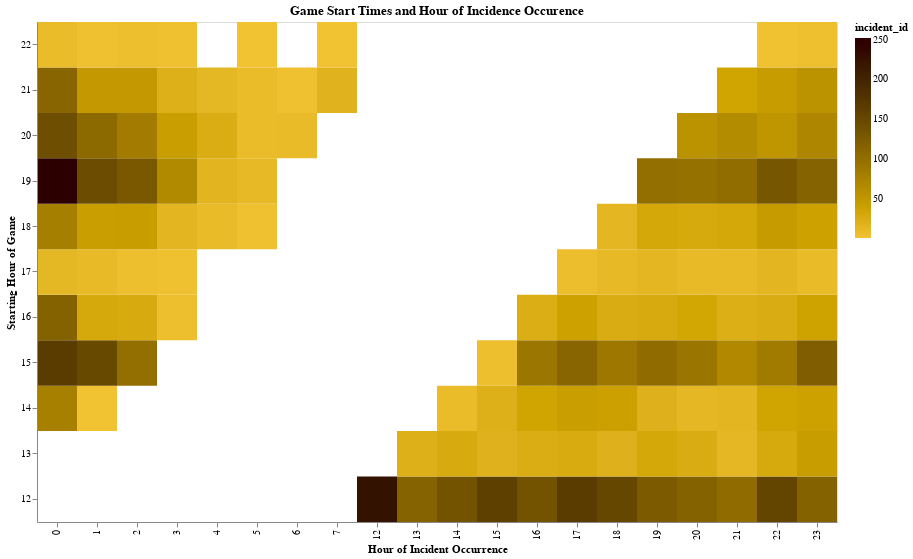

Write notebook code for a chart like this one.
### Markdown cell above
## Time Evaluation

### Code cell
df['hour_start'] = df['start'].dt.hour
df_grp = df.groupby(['hour_start','incident_hour'])[['incident_id']].agg('count').reset_index()
test = alt.Chart(df_grp[df_grp['hour_start']>0]).mark_rect().encode(
    x=alt.X('incident_hour:O', title="Hour of Incident Occurrence"),
    y=alt.Y('hour_start:O', sort=[x for x in range(23,12, -1)],
           title='Starting Hour of Game'),
    color=alt.Color('incident_id:Q',
                    scale=alt.Scale(range=['#f1c232','#000000'])
                   )
)

test.properties(width=800,height=500, title="Game Start Times and Hour of Incidence Occurence")

### Figure 1 — Vega-Lite specification as saved in the notebook (floating-point values rounded to 4 significant figures)
{"config": {"view": {"continuousWidth": 400, "continuousHeight": 300}}, "data": {"name": "data-c72e0f2d0774bb1391f0a37feb0c076d"}, "mark": "rect", "encoding": {"color": {"type": "quantitative", "field": "incident_id", "scale": {"range": ["#f1c232", "#000000"]}}, "x": {"type": "ordinal", "field": "incident_hour", "title": "Hour of Incident Occurrence"}, "y": {"type": "ordinal", "field": "hour_start", "sort": [23, 22, 21, 20, 19, 18, 17, 16, 15, 14, 13], "title": "Starting Hour of Game"}}, "height": 500, "title": "Game Start Times and Hour of Incidence Occurence", "width": 800, "$schema": "https://vega.github.io/schema/vega-lite/v4.8.1.json", "datasets": {"data-c72e0f2d0774bb1391f0a37feb0c076d": [{"hour_start": 12, "incident_hour": 12.0, "incident_id": 226}, {"hour_start": 12, "incident_hour": 13.0, "incident_id": 115}, {"hour_start": 12, "incident_hour": 14.0, "incident_id": 135}, {"hour_start": 12, "incident_hour": 15.0, "incident_id": 161}, {"hour_start": 12, "incident_hour": 16.0, "incident_id": 135}, {"hour_start": 12, "incident_hour": 17.0, "incident_id": 167}, {"hour_start": 12, "incident_hour": 18.0, "incident_id": 151}, {"hour_start": 12, "incident_hour": 19.0, "incident_id": 125}, {"hour_start": 12, "incident_hour": 20.0, "incident_id": 116}, {"hour_start": 12, "incident_hour": 21.0, "incident_id": 103}, {"hour_start": 12, "incident_hour": 22.0, "incident_id": 154}, {"hour_start": 12, "incident_hour": 23.0, "incident_id": 116}, {"hour_start": 13, "incident_hour": 13.0, "incident_id": 22}, {"hour_start": 13, "incident_hour": 14.0, "incident_id": 28}, {"hour_start": 13, "incident_hour": 15.0, "incident_id": 19}, {"hour_start": 13, "incident_hour": 16.0, "incident_id": 25}, {"hour_start": 13, "incident_hour": 17.0, "incident_id": 27}, {"hour_start": 13, "incident_hour": 18.0, "incident_id": 20}, {"hour_start": 13, "incident_hour": 19.0, "incident_id": 31}, {"hour_start": 13, "incident_hour": 20.0, "incident_id": 26}, {"hour_start": 13, "incident_hour": 21.0, "incident_id": 13}, {"hour_start": 13, "incident_hour": 22.0, "incident_id": 29}, {"hour_start": 13, "incident_hour": 23.0, "incident_id": 43}, {"hour_start": 14, "incident_hour": 0.0, "incident_id": 78}, {"hour_start": 14, "incident_hour": 1.0, "incident_id": 1}, {"hour_start": 14, "incident_hour": 14.0, "incident_id": 8}, {"hour_start": 14, "incident_hour": 15.0, "incident_id": 22}, {"hour_start": 14, "incident_hour": 16.0, "incident_id": 34}, {"hour_start": 14, "incident_hour": 17.0, "incident_id": 42}, {"hour_start": 14, "incident_hour": 18.0, "incident_id": 40}, {"hour_start": 14, "incident_hour": 19.0, "incident_id": 20}, {"hour_start": 14, "incident_hour": 20.0, "incident_id": 13}, {"hour_start": 14, "incident_hour": 21.0, "incident_id": 16}, {"hour_start": 14, "incident_hour": 22.0, "incident_id": 34}, {"hour_start": 14, "incident_hour": 23.0, "incident_id": 38}, {"hour_start": 15, "incident_hour": 0.0, "incident_id": 166}, {"hour_start": 15, "incident_hour": 1.0, "incident_id": 149}, {"hour_start": 15, "incident_hour": 2.0, "incident_id": 100}, {"hour_start": 15, "incident_hour": 15.0, "incident_id": 5}, {"hour_start": 15, "incident_hour": 16.0, "incident_id": 91}, {"hour_start": 15, "incident_hour": 17.0, "incident_id": 112}, {"hour_start": 15, "incident_hour": 18.0, "incident_id": 89}, {"hour_start": 15, "incident_hour": 19.0, "incident_id": 103}, {"hour_start": 15, "incident_hour": 20.0, "incident_id": 92}, {"hour_start": 15, "incident_hour": 21.0, "incident_id": 68}, {"hour_start": 15, "incident_hour": 22.0, "incident_id": 85}, {"hour_start": 15, "incident_hour": 23.0, "incident_id": 121}, {"hour_start": 16, "incident_hour": 0.0, "incident_id": 116}, {"hour_start": 16, "incident_hour": 1.0, "incident_id": 30}, {"hour_start": 16, "incident_hour": 2.0, "incident_id": 28}, {"hour_start": 16, "incident_hour": 3.0, "incident_id": 5}, {"hour_start": 16, "incident_hour": 16.0, "incident_id": 24}, {"hour_start": 16, "incident_hour": 17.0, "incident_id": 39}, {"hour_start": 16, "incident_hour": 18.0, "incident_id": 26}, {"hour_start": 16, "incident_hour": 19.0, "incident_id": 28}, {"hour_start": 16, "incident_hour": 20.0, "incident_id": 33}, {"hour_start": 16, "incident_hour": 21.0, "incident_id": 23}, {"hour_start": 16, "incident_hour": 22.0, "incident_id": 26}, {"hour_start": 16, "incident_hour": 23.0, "incident_id": 37}, {"hour_start": 17, "incident_hour": 0.0, "incident_id": 14}, {"hour_start": 17, "incident_hour": 1.0, "incident_id": 10}, {"hour_start": 17, "incident_hour": 2.0, "incident_id": 5}, {"hour_start": 17, "incident_hour": 3.0, "incident_id": 3}, {"hour_start": 17, "incident_hour": 17.0, "incident_id": 6}, {"hour_start": 17, "incident_hour": 18.0, "incident_id": 11}, {"hour_start": 17, "incident_hour": 19.0, "incident_id": 15}, {"hour_start": 17, "incident_hour": 20.0, "incident_id": 10}, {"hour_start": 17, "incident_hour": 21.0, "incident_id": 10}, {"hour_start": 17, "incident_hour": 22.0, "incident_id": 16}, {"hour_start": 17, "incident_hour": 23.0, "incident_id": 9}, {"hour_start": 18, "incident_hour": 0.0, "incident_id": 80}, {"hour_start": 18, "incident_hour": 1.0, "incident_id": 42}, {"hour_start": 18, "incident_hour": 2.0, "incident_id": 43}, {"hour_start": 18, "incident_hour": 3.0, "incident_id": 16}, {"hour_start": 18, "incident_hour": 4.0, "incident_id": 9}, {"hour_start": 18, "incident_hour": 5.0, "incident_id": 3}, {"hour_start": 18, "incident_hour": 18.0, "incident_id": 15}, {"hour_start": 18, "incident_hour": 19.0, "incident_id": 31}, {"hour_start": 18, "incident_hour": 20.0, "incident_id": 29}, {"hour_start": 18, "incident_hour": 21.0, "incident_id": 31}, {"hour_start": 18, "incident_hour": 22.0, "incident_id": 46}, {"hour_start": 18, "incident_hour": 23.0, "incident_id": 39}, {"hour_start": 19, "incident_hour": 0.0, "incident_id": 252}, {"hour_start": 19, "incident_hour": 1.0, "incident_id": 145}, {"hour_start": 19, "incident_hour": 2.0, "incident_id": 128}, {"hour_start": 19, "incident_hour": 3.0, "incident_id": 66}, {"hour_start": 19, "incident_hour": 4.0, "incident_id": 17}, {"hour_start": 19, "incident_hour": 5.0, "incident_id": 11}, {"hour_start": 19, "incident_hour": 19.0, "incident_id": 100}, {"hour_start": 19, "incident_hour": 20.0, "incident_id": 97}, {"hour_start": 19, "incident_hour": 21.0, "incident_id": 102}, {"hour_start": 19, "incident_hour": 22.0, "incident_id": 131}, {"hour_start": 19, "incident_hour": 23.0, "incident_id": 115}, {"hour_start": 20, "incident_hour": 0.0, "incident_id": 142}, {"hour_start": 20, "incident_hour": 1.0, "incident_id": 106}, {"hour_start": 20, "incident_hour": 2.0, "incident_id": 84}, {"hour_start": 20, "incident_hour": 3.0, "incident_id": 42}, {"hour_start": 20, "incident_hour": 4.0, "incident_id": 25}, {"hour_start": 20, "incident_hour": 5.0, "incident_id": 8}, {"hour_start": 20, "incident_hour": 6.0, "incident_id": 9}, {"hour_start": 20, "incident_hour": 20.0, "incident_id": 57}, {"hour_start": 20, "incident_hour": 21.0, "incident_id": 64}, {"hour_start": 20, "incident_hour": 22.0, "incident_id": 52}, {"hour_start": 20, "incident_hour": 23.0, "incident_id": 71}, {"hour_start": 21, "incident_hour": 0.0, "incident_id": 112}, {"hour_start": 21, "incident_hour": 1.0, "incident_id": 49}, {"hour_start": 21, "incident_hour": 2.0, "incident_id": 49}, {"hour_start": 21, "incident_hour": 3.0, "incident_id": 22}, {"hour_start": 21, "incident_hour": 4.0, "incident_id": 14}, {"hour_start": 21, "incident_hour": 5.0, "incident_id": 8}, {"hour_start": 21, "incident_hour": 6.0, "incident_id": 3}, {"hour_start": 21, "incident_hour": 7.0, "incident_id": 18}, {"hour_start": 21, "incident_hour": 21.0, "incident_id": 34}, {"hour_start": 21, "incident_hour": 22.0, "incident_id": 45}, {"hour_start": 21, "incident_hour": 23.0, "incident_id": 57}, {"hour_start": 22, "incident_hour": 0.0, "incident_id": 8}, {"hour_start": 22, "incident_hour": 1.0, "incident_id": 3}, {"hour_start": 22, "incident_hour": 2.0, "incident_id": 5}, {"hour_start": 22, "incident_hour": 3.0, "incident_id": 3}, {"hour_start": 22, "incident_hour": 5.0, "incident_id": 1}, {"hour_start": 22, "incident_hour": 7.0, "incident_id": 1}, {"hour_start": 22, "incident_hour": 22.0, "incident_id": 2}, {"hour_start": 22, "incident_hour": 23.0, "incident_id": 4}]}}
